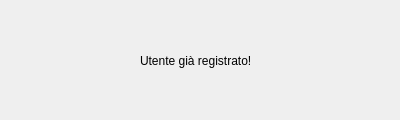
<?xml version="1.0" encoding="UTF-8"?>
<ui version="4.0">
 <class>Dialog2</class>
 <widget class="QDialog" name="Dialog2">
  <property name="geometry">
   <rect>
    <x>0</x>
    <y>0</y>
    <width>400</width>
    <height>120</height>
   </rect>
  </property>
  <property name="windowTitle">
   <string>Utente già registrato</string>
  </property>
  <widget class="QLabel" name="label">
   <property name="geometry">
    <rect>
     <x>140</x>
     <y>50</y>
     <width>121</width>
     <height>21</height>
    </rect>
   </property>
   <property name="text">
    <string>Utente già registrato!</string>
   </property>
  </widget>
 </widget>
 <resources/>
 <connections/>
</ui>
